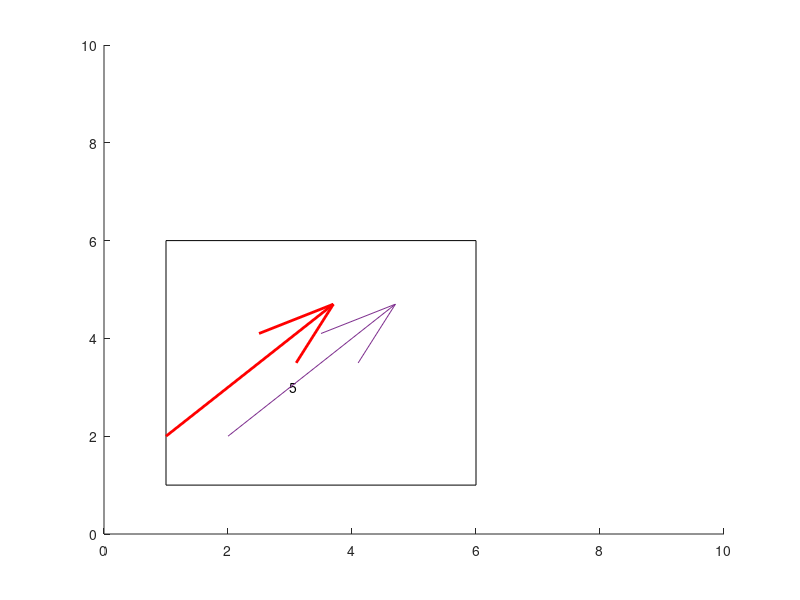

MATLAB code to generate this figure:

i=5;

rectangle('Position',[1,1,5,5])

text(3,3,num2str(i));

hold on

quiver(1,2,3,3,'r','filled','LineWidth',2);
quiver(2,2,3,3);


axis([0 10 0 10])

% m = 8;
% n = 10;
% A = reshape(linspace(0, 2*pi, n*m), [n m]).';
%  
% w = 1 / n;
% h = 1 / m;
% clf
% for i = 1 : m
%     for j = 1 : n
%         pos = [(j-1)*w (m-i)*h w h];
%         ax = axes('Units', 'normal', 'Pos', pos);
%         t = A(i, j);
%         %plot([cos(pi+t) cos(t)], [sin(pi+t) sin(t)])
%         plot([0 cos(t)], [0 sin(t)])
%         set(ax, 'XTick', [], 'YTick', [], 'XLim', [-1 1], 'YLim', [-1 1])
%     end
% end


% m = 5; n = 6;
% A = rand(m, n); 
% colnum = size(A,2);
%  
% figure
% for j = 1:colnum
%      plot(A(:,j));
%      hold on
% end